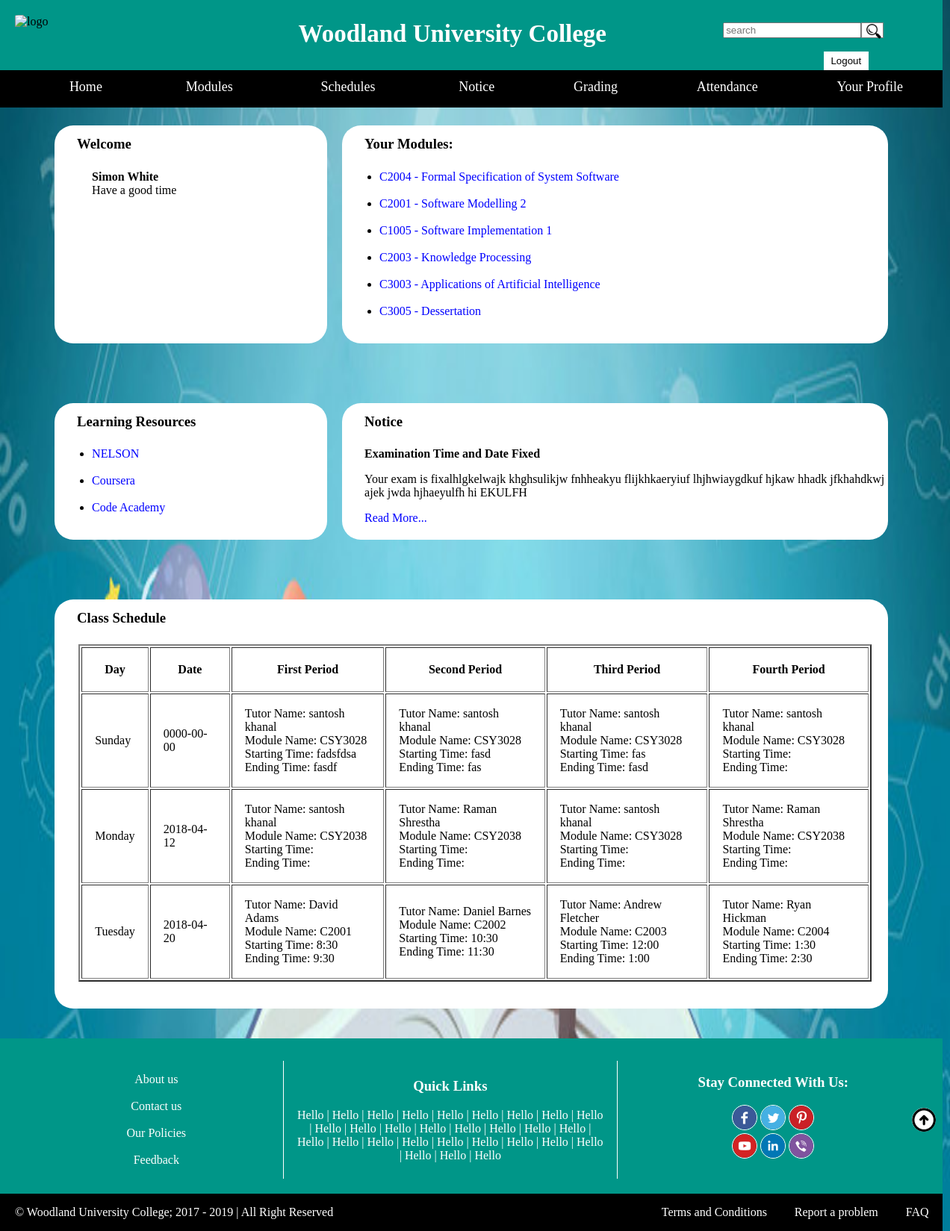
/tutor/index.php (signed in), run on the app's committed database.
### tables this page shows
CREATE TABLE IF NOT EXISTS `staff` (
`s_id` int(11) NOT NULL,
  `fname` varchar(255) NOT NULL,
  `sname` varchar(255) NOT NULL,
  `dob` date NOT NULL,
  `position` varchar(255) NOT NULL,
  `email` varchar(255) NOT NULL,
  `contact` varchar(255) NOT NULL,
  `address` varchar(255) NOT NULL,
  `subject` int(11) NOT NULL,
  `assignedID` varchar(255) NOT NULL,
  `status` varchar(255) NOT NULL
);

CREATE TABLE IF NOT EXISTS `modules` (
`module_code` int(11) NOT NULL,
  `module_title` varchar(255) NOT NULL,
  `credit_weight` varchar(255) NOT NULL,
  `level` varchar(255) NOT NULL,
  `description` varchar(255) NOT NULL,
  `week` varchar(255) NOT NULL,
  `course_id` int(11) NOT NULL
);

CREATE TABLE IF NOT EXISTS `timetables` (
`tid` int(11) NOT NULL,
  `tday` varchar(225) NOT NULL,
  `tdate` date NOT NULL,
  `ftutor` varchar(225) NOT NULL,
  `fmodule` varchar(225) NOT NULL,
  `fstime` varchar(225) NOT NULL,
  `fetime` varchar(225) NOT NULL,
  `stutor` varchar(225) NOT NULL,
  `smodule` varchar(225) NOT NULL,
  `sstime` varchar(225) NOT NULL,
  `setime` varchar(225) NOT NULL,
  `ttutor` varchar(225) NOT NULL,
  `tmodule` varchar(225) NOT NULL,
  `tstime` varchar(225) NOT NULL,
  `tetime` varchar(225) NOT NULL,
  `fotutor` varchar(225) NOT NULL,
  `fomodule` varchar(225) NOT NULL,
  `fostime` varchar(225) NOT NULL,
  `foetime` varchar(225) NOT NULL,
  `archiveID` int(11) NOT NULL
);

### tutor/index.php (the view, shortened to what this page needs)
<?php
	require 'header.php';
	$stdId = $_SESSION['tutId'];
?>
<section class="main-section">
	<div class="main-section-row0">
		<div class="main-section-row0col1">
			<h3>Welcome</h3>
			<?php
				$tut = $pdo->prepare("SELECT * FROM staff WHERE s_id = '$stdId'");
				$tut->execute();
				foreach ($tut as $tt) {
					echo '<ul><b>'.$tt['fname'].' '.$tt['sname'].'</b><br>Have a good time</ul>';
				}
			?>
		</div>
		<div class="main-section-row0col2">
			<h3>Your Modules:</h3>
			<ul>
				<?php
					$module = $pdo->prepare("SELECT s.*, m.*
						FROM staff s
						JOIN modules m
						ON s.subject = m.module_code
						");
					$module->execute();
					foreach ($module as $m) {
						echo '<li><a href="module.php?mId='.$m['module_code'].'">'.$m['module_title'].' - '.$m['description'].'</a></li><br>';
					}
				?>
			</ul>
		</div>
	</div>
	<div class="main-section-row1">
		<div class="main-section-row1col1">
			<h3>Learning Resources</h3>
			<ul>
				<li><a href="https://www.nelson.com">NELSON</a></li><br>
				<li><a href="https://coursera.org">Coursera</a></li><br>
				<li><a href="https://www.codecademy.com">Code Academy</a></li><br>
			</ul>
		</div>
		<div class="main-section-row1col2">
			<h3>Notice</h3>
			<p><b>Examination Time and Date Fixed</b></p>
			<p>Your exam is fixalhlgkelwajk khghsulikjw fnhheakyu flijkhkaeryiuf lhjhwiaygdkuf hjkaw hhadk jfkhahdkwj ajek jwda  hjhaeyulfh hi EKULFH </p>
			<p><a href="notice.php">Read More...</a></p>
		</div>
	</div>
	<div class="main-section-row3">
		<div class="main-section-row3col1">
			<h3>Class Schedule</h3>
			<table border="2">
				<tr>
					<th style="padding: 20px;">Day</th>
					<th style="padding: 20px;">Date</th>
					<th style="padding: 20px;">First Period</th>
					<th style="padding: 20px;">Second Period</th>
					<th style="padding: 20px;">Third Period</th>
					<th style="padding: 20px;">Fourth Period</th>
				</tr>
				<?php
				$output = $pdo-> query("SELECT * FROM timetables");
				foreach ($output as $row) {?>
					<tr>
						<td style="padding: 17px;"> <?php echo $row['tday']?></td>
						<td style="padding: 17px;"> <?php echo $row['tdate']?></td>
						<td style="padding: 17px;"> <?php echo "Tutor Name:  " .$row['ftutor']."<br>". "Module Name:  ".$row['fmodule']." <br>"."Starting Time:  ".$row['fstime']."<br> "."Ending Time:  ".$row['fetime'] ?></td>
						<td style="padding: 17px;"> <?php echo "Tutor Name:  " .$row['stutor']."<br>". "Module Name:  ".$row['smodule']." <br>"."Starting Time:  ".$row['sstime']."<br> "."Ending Time:  ".$row['setime'] ?></td>
						<td style="padding: 17px;"> <?php echo "Tutor Name:  " .$row['ttutor']."<br>". "Module Name:  ".$row['tmodule']." <br>"."Starting Time:  ".$row['tstime']."<br> "."Ending Time:  ".$row['tetime'] ?></td>
						<td style="padding: 17px;"> <?php echo "Tutor Name:  " .$row['fotutor']."<br>". "Module Name:  ".$row['fomodule']." <br>"."Starting Time:  ".$row['fostime']."<br> "."Ending Time:  ".$row['foetime'] ?></td>
					</tr>
					<?php }
				?>
			</table><br><br>
		</div>
	</div>
</section>
<?php
	require 'footer.php';
?>

### css/index.css (style rules this page uses)
body { margin:0px; background-image: url(../images/background6.jpg); background-size: 100% 100%; background-attachment: fixed; background-repeat: no-repeat; width: 1262px; }
a { text-decoration: none; color: blue; }
section { margin-top: -16px; display: flex; flex-direction: column; }
.main-section-row0, .main-section-row1, .main-section-row2, .main-section-row3 { display: flex; width: 90%; padding-left: 5%; }
.main-section-row0col1, .main-section-row1col1, .main-section-row2col1 { width: 33%; background-color: white; padding-left: 10px; margin: 40px 10px; border-radius: 25px; }
.main-section-row0col2, .main-section-row1col2, .main-section-row2col2 { width: 67%; background-color: white; padding-left: 10px; margin: 40px 10px; border-radius: 25px; }
.main-section-row0 h3, .main-section-row1 h3, .main-section-row2 h3, .main-section-row3col1 h3 { position: relative; top: -5px; left: 20px; }
.main-section-row1col2 p, .main-section-row1col2 h5 { padding-left: 20px; }
.main-section-row3col1 { background-color: white; padding-left: 10px; margin: 40px 10px; border-radius: 25px; }
.main-section-row3col1 table { margin: 0 2%; }

### data on the page
staff: fname "Simon", sname "White", subject.module_title "C2004", subject.description "Formal Specification of System Software"
staff: subject.module_title "C2001", subject.description "Software Modelling 2"
staff: subject.module_title "C1005", subject.description "Software Implementation 1"
staff: subject.module_title "C2003", subject.description "Knowledge Processing"
staff: subject.module_title "C3003", subject.description "Applications of Artificial Intelligence"
staff: subject.module_title "C3005", subject.description "Dessertation"
timetables: tday "Sunday", tdate "0000-00-00", ftutor "santosh khanal", fmodule "CSY3028", fstime "fadsfdsa", fetime "fasdf", stutor "santosh khanal", smodule "CSY3028", sstime "fasd", setime "fas", ttutor "santosh khanal", tmodule "CSY3028", tstime "fas", tetime "fasd", fotutor "santosh khanal", fomodule "CSY3028"
timetables: tday "Monday", tdate "2018-04-12", ftutor "santosh khanal", fmodule "CSY2038", stutor "Raman Shrestha", smodule "CSY2038", ttutor "santosh khanal", tmodule "CSY3028", fotutor "Raman Shrestha", fomodule "CSY2038"
timetables: tday "Tuesday", tdate "2018-04-20", ftutor "David Adams", fmodule "C2001", fstime "8:30", fetime "9:30", stutor "Daniel Barnes", smodule "C2002", sstime "10:30", setime "11:30", ttutor "Andrew Fletcher", tmodule "C2003", tstime "12:00", tetime "1:00", fotutor "Ryan Hickman", fomodule "C2004", fostime "1:30", foetime "2:30"
